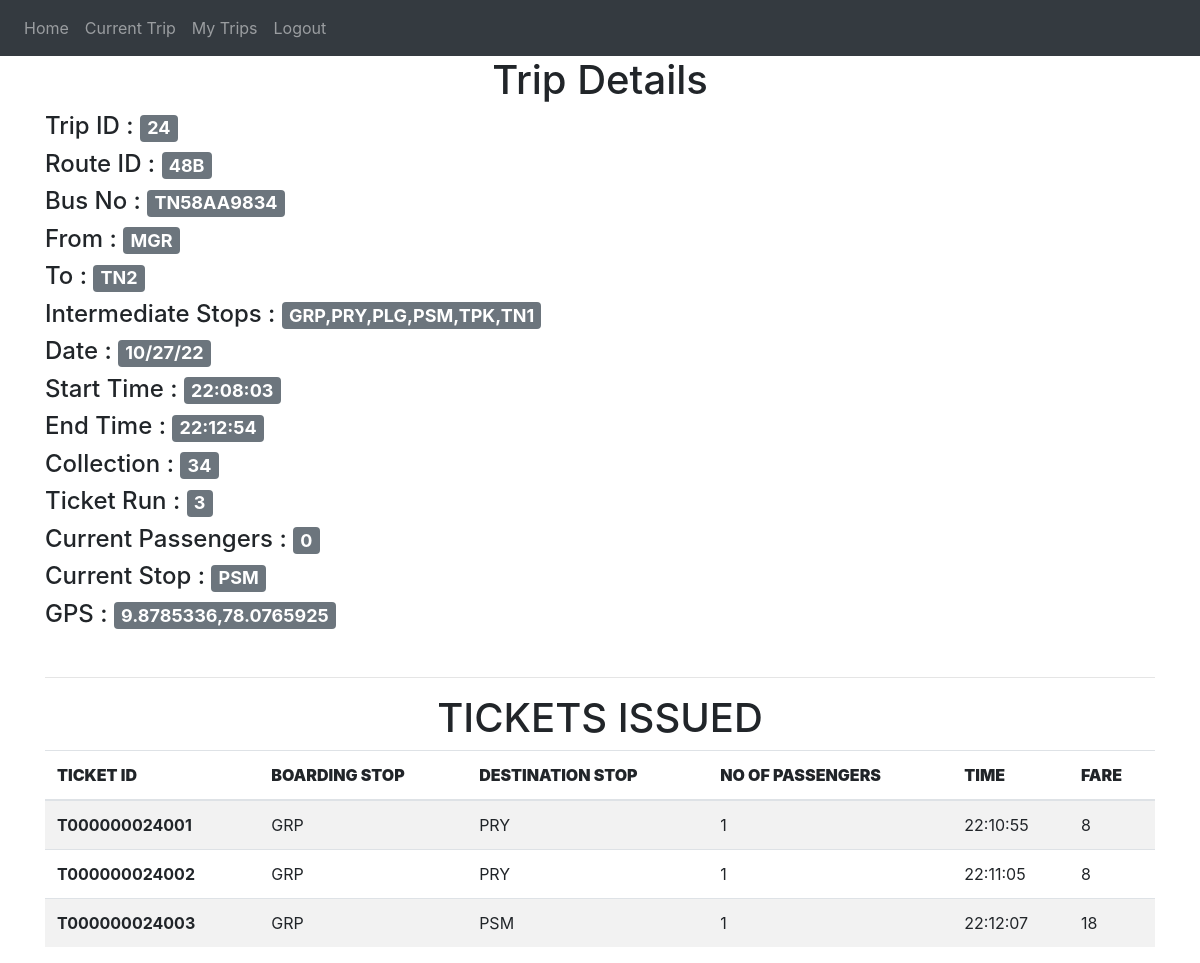
Screenshot of /conductor-view-details/24 (signed in) with the database file from the repository.
### website/models.py (models this page shows)
class Trip(db.Model,UserMixin):
    trip_id = db.Column(db.Integer , primary_key = True)
    route_id = db.Column(db.String(100))
    conductor_id = db.Column(db.Integer , db.ForeignKey('user.id'))
    date = db.Column(db.String(100))
    collection = db.Column(db.Integer)
    ticket_run = db.Column(db.Integer)
    start_time =db.Column(db.String(100))
    end_time = db.Column(db.String(100))
    status =db.Column(db.String(1))
    current_passengers= db.Column(db.Integer)
    current_stop = db.Column(db.String)
    bus_no = db.Column(db.String)
    gps = db.Column(db.String(100))
    gps_update_time = db.Column(db.String)
    tickets = db.relationship('Ticket')
    lat = db.Column(db.String)
    long = db.Column(db.String)

class Route(db.Model):
    route_id = db.Column(db.Text , primary_key = True)
    start =db.Column(db.String(100))
    end =db.Column(db.String(100))
    stops = db.Column(db.String(100))

class Ticket(db.Model,UserMixin):
    ticket_id = db.Column(db.String(100), primary_key = True)
    trip_id = db.Column(db.Integer , db.ForeignKey('trip.trip_id'))
    passenger_account_number =  db.Column(db.String)
    route = db.Column(db.String(100))
    boarding_stop = db.Column(db.String(100))
    destination_stop = db.Column(db.String(100))
    date = db.Column(db.String(100))
    time = db.Column(db.String(100))
    no = db.Column(db.Integer)
    fare = db.Column(db.Integer)

### website/views.py (the view)
@views.route('/conductor-view-details/<trip_id>', methods=['GET', 'POST'])
@login_required
def conductor_view_details (trip_id):
    trip = Trip.query.filter_by(trip_id=trip_id).first()
    route = Route.query.filter_by(route_id = trip.route_id ).first()
    tickets = trip.tickets
    return render_template("conductor_view_details.html" , user = current_user, trip=trip, route=route , tickets = tickets)

### website/__init__.py (called while the page is built)
def create_app():
    app = Flask(__name__)
    app.config['SECRET_KEY'] = '#itsactuallyapassword'
    app.config['SQLALCHEMY_DATABASE_URI'] = f'sqlite:///{DB_NAME}'
    db.init_app(app)
    from .views import views
    from .auth import auth
    app.register_blueprint(views, url_prefix='/')
    app.register_blueprint(auth, url_prefix='/')
    from .models import User, Conductor_details
    create_database(app)
    login_manager = LoginManager()
    login_manager.login_view = 'auth.login'
    login_manager.init_app(app)
    @login_manager.user_loader
    def load_user(id):
        return User.query.get(int(id))
    return app

### website/templates/conductor_view_details.html (shortened to what this page needs)
{% extends "base.html" %}
{% block content %}
<div>
{%if trip and route%}
    <div>
        <h1 align = "center">
            Trip Details
        </h1>
    </div>
    <div>
        <h4>Trip ID            :    <span class="badge bg-secondary btn-primary">{{trip.trip_id}}</span></h4>
        <h4>Route ID           :    <span class="badge bg-secondary btn-primary">{{trip.route_id}}</span></h4>
        <h4>Bus No             :    <span class="badge bg-secondary btn-primary">{{trip.bus_no}}</span></h4>
        <h4>From               :    <span class="badge bg-secondary btn-primary">{{route.start}}</span></h4>
        <h4>To                 :    <span class="badge bg-secondary btn-primary">{{route.end}}</span></h4>
        <h4>Intermediate Stops :    <span class="badge bg-secondary btn-primary">{{route.stops}}</span></h4>
        <h4>Date               :    <span class="badge bg-secondary btn-primary">{{trip.date}}</span></h4>
        <h4>Start Time         :    <span class="badge bg-secondary btn-primary">{{trip.start_time}}</span></h4>
        <h4>End Time           :    <span class="badge bg-secondary btn-primary">{{trip.end_time}}</span></h4>
        <h4>Collection         :    <span class="badge bg-secondary btn-primary">{{trip.collection}}</span></h4>
        <h4>Ticket Run         :    <span class="badge bg-secondary btn-primary">{{trip.ticket_run}}</span></h4>
        <h4>Current Passengers :    <span class="badge bg-secondary btn-primary">{{trip.current_passengers}}</span></h4>
        <h4>Current Stop       :    <span class="badge bg-secondary btn-primary">{{trip.current_stop}}</span></h4>
        <h4>GPS                :    <span class="badge bg-secondary btn-primary">{{trip.gps}}</span></h4>
    </div>
{%endif%}
<br><hr>
    <div>
        <h1 align = "center">TICKETS ISSUED</h1>
      <table class="table table-striped">
        <thead>
          <tr>
            <th scope="col" ><b>TICKET ID</b></th>
            <th scope="col"><b>BOARDING STOP</b></th>
            <th scope="col"><b>DESTINATION STOP</b></th>
            <th scope="col"><b>NO OF PASSENGERS</b></th>
            <th scope="col"><b>TIME</b></th>
            <th scope="col"><b>FARE</b></th>
          </tr>
        </thead>
        <tbody>
          {%for t in tickets %}
          <tr>
            <th>{{t.ticket_id}}</th>
            <td>{{t.boarding_stop}}</td>
            <td>{{t.destination_stop}}</td>
            <td>{{t.no}}</td>
            <td>{{t.time}}</td>
            <td>{{t.fare}}</td>
          </tr>
          {%endfor%}
        </tbody>
      </table>
    </div>
</div>
{% endblock %}

### rows the page displays
Trip: trip_id "24", route_id "48B", bus_no "TN58AA9834", date "10/27/22", start_time "22:08:03", end_time "22:12:54", collection "34", ticket_run "3", current_passengers "0", current_stop "PSM", gps "9.8785336,78.0765925"
Route: start "MGR", end "TN2", stops "GRP,PRY,PLG,PSM,TPK,TN1"
Ticket: ticket_id "T000000024001", boarding_stop "GRP", destination_stop "PRY", no "1", time "22:10:55", fare "8"
Ticket: ticket_id "T000000024002", boarding_stop "GRP", destination_stop "PRY", no "1", time "22:11:05", fare "8"
Ticket: ticket_id "T000000024003", boarding_stop "GRP", destination_stop "PSM", no "1", time "22:12:07", fare "18"
